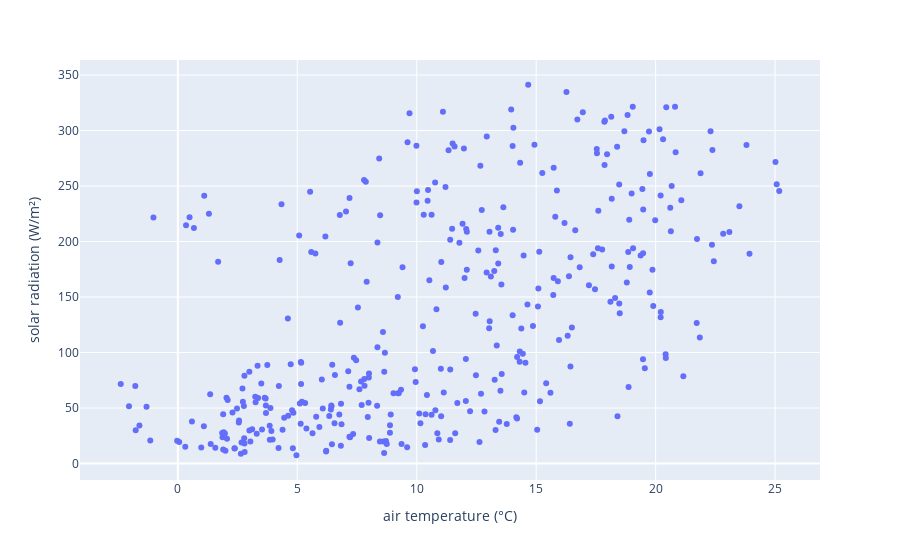

Notebook source saved alongside this figure:
### Code cell
px.scatter(df, x='air temperature (°C)', y='solar radiation (W/m²)')

### Figure 1 — Plotly figure (JSON) as saved in the notebook; plotly's stock layout.template omitted (floating-point values rounded to 4 significant figures; data arrays with more than 128 entries replaced by an {"elided": "..."} marker saying what was removed)
{"data": [{"hovertemplate": "air temperature (°C)=%{x}<br>solar radiation (W/m²)=%{y}<extra></extra>", "legendgroup": "", "marker": {"color": "#636efa", "symbol": "circle"}, "mode": "markers", "name": "", "orientation": "v", "showlegend": false, "type": "scatter", "x": {"elided": "366 float values"}, "xaxis": "x", "y": {"elided": "366 float values"}, "yaxis": "y"}], "layout": {"legend": {"tracegroupgap": 0}, "margin": {"t": 60}, "xaxis": {"anchor": "y", "domain": [0, 1], "title": {"text": "air temperature (°C)"}}, "yaxis": {"anchor": "x", "domain": [0, 1], "title": {"text": "solar radiation (W/m²)"}}}}
